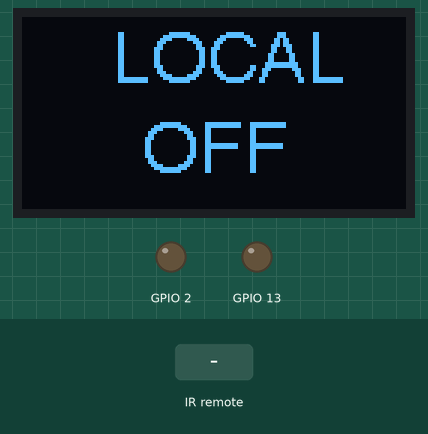
The sketch below on a simulated ESP8266 (NodeMCU). On the bench: 128×64 one-colour display, output pins drawn as LEDs (lit = HIGH). The test bench sets the inputs (shaded band). What the sketch prints to the serial monitor is not drawn.

Above: at 1.2 s.
1.3 s: infrared code 0xFF18E7 received
At 2.0 s:
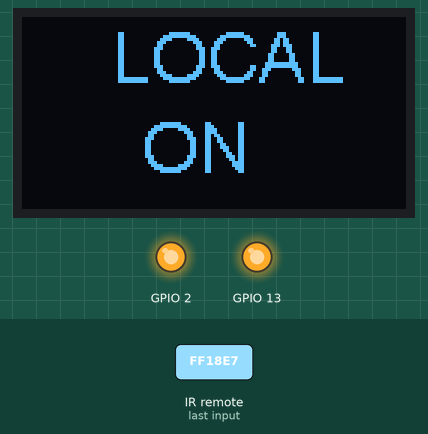
2.8 s: infrared code 0xFFB04F received
At 3.7 s:
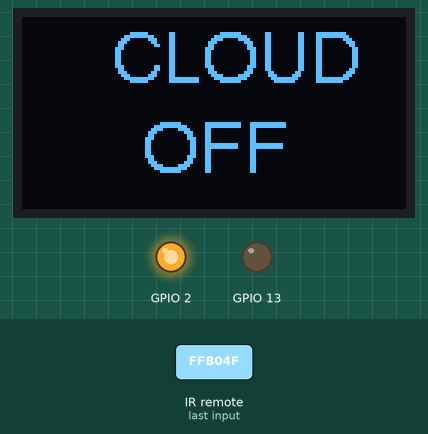
4.3 s: infrared code 0xFF6897 received
At 5.5 s:
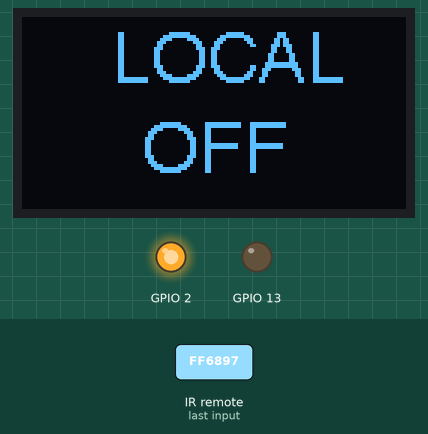
5.8 s: infrared code 0xFF629D received
At 7.2 s:
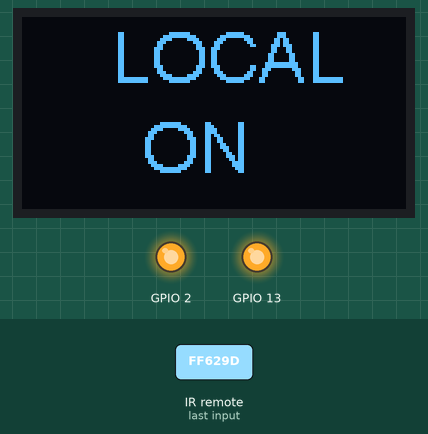
Timing chart, 0 to 8.3 s (numbered marks = the images above; inputs shaded):
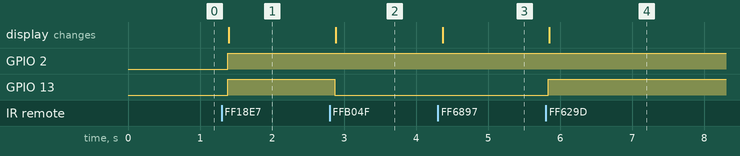

The sketch:

GISMO6_IRRemote_OLED.ino
```cpp
// (licence header left out)
#include <Arduino.h>
#include <IRremoteESP8266.h>
#include <IRrecv.h>
#include <IRutils.h>
#include "SSD1306.h"

SSD1306 display(0x3c,21,22);
// An IR detector/demodulator is connected to GPIO pin 16(D5 on a NodeMCU
// board).
// Note: GPIO 16 won't work on the ESP8266 as it does not have interrupts.
const uint16_t kRecvPin = 4;

IRrecv irrecv(kRecvPin);

decode_results results;

void OLEDInit();
void OLEDUpdate();

bool controlMode=0;
bool controlStatus=0;
String modeDisplay="LOCAL";
String statusDisplay="OFF";

void setup() {
  pinMode(2,OUTPUT);
  pinMode(13,OUTPUT);
  Serial.begin(115200);
  irrecv.enableIRIn();  // Start the receiver
  while (!Serial)  // Wait for the serial connection to be establised.
    delay(50);
  Serial.println();
  Serial.print("IRrecvDemo is now running and waiting for IR message on Pin ");
  Serial.println(kRecvPin);

  OLEDInit();
}

void loop() {
  if (irrecv.decode(&results)) {
    // print() & println() can't handle printing long longs. (uint64_t)
    long btnValue = results.value;
    serialPrintUint64(btnValue);
    Serial.println("");
    switch(btnValue){
      case 16718055:
      case 16736925:
      case 16712445:
      Serial.println("Up arrow");
      if(controlMode == 0){
      digitalWrite(2,HIGH);
      digitalWrite(13,HIGH);
      controlStatus = 1;
      statusDisplay = "ON";}
      break;
      case 16730805:
      case 16754775:
      case 16720605:
      Serial.println("Down arrow");
      if(controlMode == 0){
      digitalWrite(2,LOW);
      digitalWrite(13,LOW);
      controlStatus = 0;
      statusDisplay = "OFF";}
      break;
      case 16738455:
      case 16728765:
      case 16753245:
      Serial.println("Local Control");
      controlMode = 0;
      modeDisplay = "LOCAL";
      break;
      case 16756815:
      case 16732845:
      case 16769565:
      Serial.println("Cloud Control");
      controlMode = 1;
      modeDisplay = "CLOUD";
      statusDisplay = "OFF";
      digitalWrite(13,LOW);
      break;
      default:
      Serial.println("Not a valid key");
      break;
    }
    irrecv.resume();  // Receive the next value

  }
  OLEDUpdate();
  delay(100);
}
void OLEDInit(){
  display.init();
  display.setFont(ArialMT_Plain_24);
}

void OLEDUpdate(){
  display.clear();
  display.drawString(30,0,modeDisplay);
  display.drawString(40,30,statusDisplay);
  display.display();
}
```

Measured:
- after the input at 1.3 s, GPIO 2, GPIO 13: LOW → HIGH after 0.08 s; the display: changes after 0.10 s (image 1)
- after the input at 2.8 s, GPIO 13: HIGH → LOW after 0.07 s; the display: changes after 0.08 s (image 2)
- after the input at 4.3 s, the display: changes after 0.07 s (image 3)
- after the input at 5.8 s, GPIO 13: LOW → HIGH at once; the display: changes after 0.05 s (image 4)
